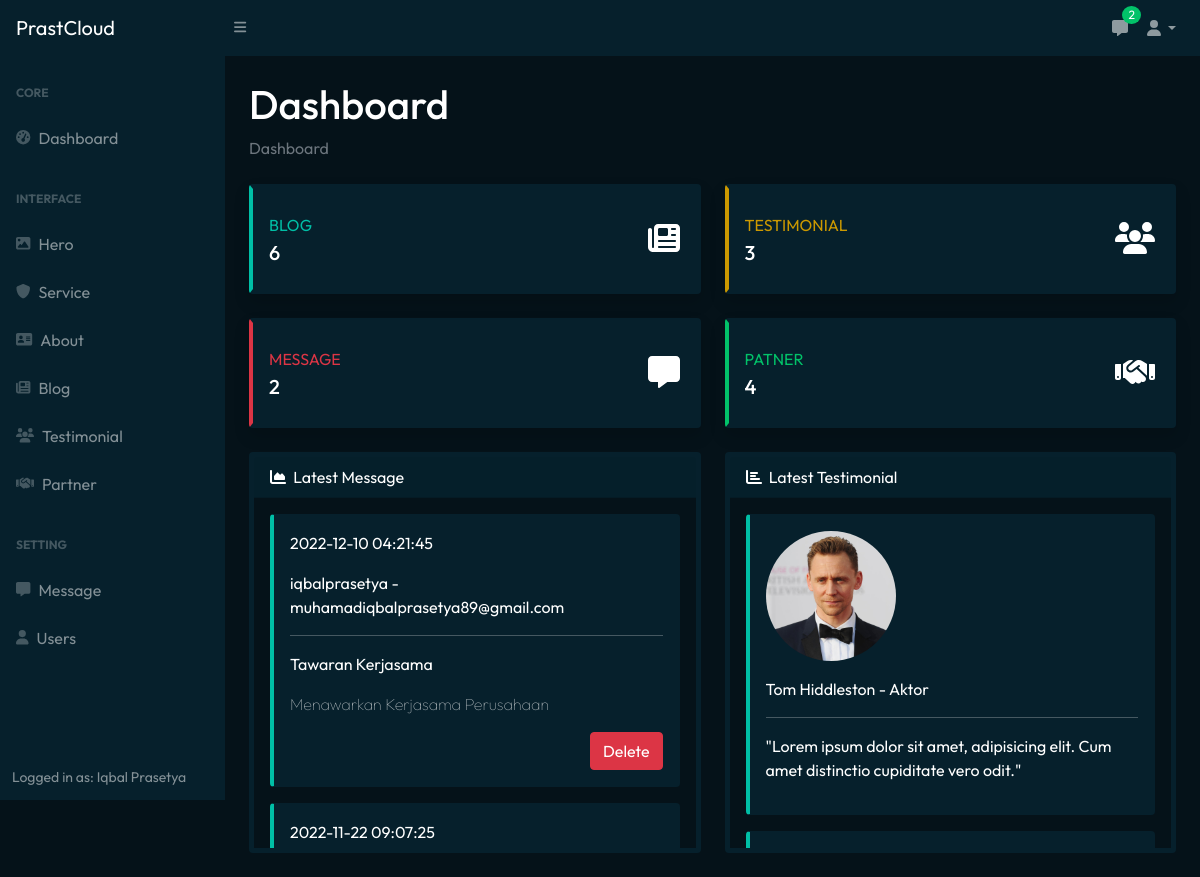
Screenshot of /admin.php (signed in) with the database file from the repository.
### tables this page shows
CREATE TABLE `user` (
  `id_login` int(255) NOT NULL,
  `user_date` datetime DEFAULT NULL,
  `user_username` varchar(255) NOT NULL,
  `user_password` varchar(255) NOT NULL,
  `fullname` varchar(255) NOT NULL,
  `phone` varchar(255) NOT NULL,
  `email` varchar(255) NOT NULL,
  `address` text NOT NULL,
  `user_twitter` varchar(255) NOT NULL,
  `user_fb` varchar(255) NOT NULL,
  `user_ig` varchar(255) NOT NULL,
  `profile_image` varchar(255) NOT NULL
);

CREATE TABLE `messages` (
  `id` int(225) NOT NULL,
  `messages_date` varchar(225) NOT NULL,
  `messages_nama` varchar(225) NOT NULL,
  `messages_email` varchar(225) NOT NULL,
  `messages_subjek` varchar(225) NOT NULL,
  `messages_text` text NOT NULL
);

CREATE TABLE `testi` (
  `id` int(225) NOT NULL,
  `testi_name` varchar(225) NOT NULL,
  `testi_profession` varchar(225) NOT NULL,
  `testi_text` text NOT NULL,
  `testi_image` varchar(225) NOT NULL
);

### page/admin/dashboard.php (the view, shortened to what this page needs)
<h1 class="mt-4">Dashboard</h1>
<ol class="breadcrumb mb-4">
    <li class="breadcrumb-item active">Dashboard</li>
</ol>
<div class="row">
    <div class="col-xl-6 col-md-6 mb-4">
        <div class="card border-left-primary shadow h-100 py-2">
            <a href="admin.php?page=blog" class="text-decoration-none text-white">
                <div class="card-body">
                    <div class="row no-gutters align-items-center">
                        <div class="col mr-2">
                            <div class="text-xs font-weight-bold text-primary text-uppercase mb-1">
                                Blog</div>
                            <div class="h5 mb-0 font-weight-bold text-gray-800">
                                <?php
                                include 'koneksi.php';
                                $data_barang = mysqli_query($koneksi2, "SELECT * FROM blog");
                                $jumlah_barang = mysqli_num_rows($data_barang);
                                echo $jumlah_barang;
                                ?>
                            </div>
                        </div>
                        <div class="col-auto">
                            <i class="fas fa-newspaper fa-2x text-gray-300"></i>
                        </div>
                    </div>
                </div>
            </a>
        </div>
    </div>
    <div class="col-xl-6 col-md-6 mb-4">
        <div class="card border-left-warning shadow h-100 py-2">
            <a href="admin.php?page=testi" class="text-decoration-none text-white">
                <div class="card-body">
                    <div class="row no-gutters align-items-center">
                        <div class="col mr-2">
                            <div class="text-xs font-weight-bold text-warning text-uppercase mb-1">
                                Testimonial</div>
                            <div class="h5 mb-0 font-weight-bold text-gray-800">
                                <?php
                                include 'koneksi.php';
                                $data_barang = mysqli_query($koneksi2, "SELECT * FROM testi");
                                $jumlah_barang = mysqli_num_rows($data_barang);
                                echo $jumlah_barang;
                                ?>
                            </div>
                        </div>
                        <div class="col-auto">
                            <i class="fas fa-users fa-2x text-gray-300"></i>
                        </div>
                    </div>
                </div>
            </a>
        </div>
    </div>
    <div class="col-xl-6 col-md-6 mb-4">
        <div class="card border-left-danger shadow h-100 py-2">
            <a href="admin.php?page=message" class="text-decoration-none text-white">
                <div class="card-body">
                    <div class="row no-gutters align-items-center">
                        <div class="col mr-2">
                            <div class="text-xs font-weight-bold text-danger text-uppercase mb-1">
                                Message</div>
                            <div class="h5 mb-0 font-weight-bold text-gray-800">
                                <?php
                                include 'koneksi.php';
                                $data_barang = mysqli_query($koneksi2, "SELECT * FROM messages");
                                $jumlah_barang = mysqli_num_rows($data_barang);
                                echo $jumlah_barang;
                                ?>
                            </div>
                        </div>
                        <div class="col-auto">
                            <i class="fas fa-message fa-2x text-gray-300"></i>
                        </div>
                    </div>
                </div>
            </a>
        </div>
    </div>
    <div class="col-xl-6 col-md-6 mb-4">
        <div class="card border-left-success shadow h-100 py-2">
            <a href="admin.php?page=partner" class="text-decoration-none text-white">
                <div class="card-body">
                    <div class="row no-gutters align-items-center">
                        <div class="col mr-2">
                            <div class="text-xs font-weight-bold text-success text-uppercase mb-1">
                                Patner</div>
                            <div class="h5 mb-0 font-weight-bold text-gray-800">
                                <?php
                                include 'koneksi.php';
                                $data_barang = mysqli_query($koneksi2, "SELECT * FROM partners");
                                $jumlah_barang = mysqli_num_rows($data_barang);
                                echo $jumlah_barang;
                                ?>
                            </div>
                        </div>
                        <div class="col-auto">
                            <i class="fas fa-handshake fa-2x text-gray-300"></i>
                        </div>
                    </div>
                </div>
            </a>
        </div>
    </div>
</div>
<div class="row">
    <div class="col-xl-6">
        <div class="card mb-4">
            <div class="card-header">
                <i class="fas fa-chart-area me-1"></i>
                Latest Message
            </div>
            <div class="card-body overflow-auto" style="height: 350px; background-color: #051219;">
                <?php
                $query = "SELECT * FROM messages ORDER BY id DESC";
                $result = mysqli_query($koneksi2, $query);
                while ($row = mysqli_fetch_assoc($result)) {
                ?>
                    <div class="alert-bal border-left-primary alert" role="alert">
                        <p><?php echo $row['messages_date']; ?></p>
                        <p class="alert-heading"><?php echo $row['messages_nama']; ?> - <?php echo $row['messages_email']; ?></p>
                        <hr>
                        <p><?php echo $row['messages_subjek']; ?></p>
                        <p class="fw-lighter" style="opacity: 0.7;"><?php echo $row['messages_text']; ?></p>
                        <div class="text-end">
                            <a href="proses.php?aksi=delete-messages&id=<?php echo $row['id']; ?>" class="btn btn-danger" onclick="return confirm('Anda yakin akan menghapus data ini?')">Delete</a>
                        </div>
                    </div>
                <?php
                }
                ?>
            </div>
        </div>
    </div>
    <div class="col-xl-6">
        <div class="card mb-4">
            <div class="card-header">
                <i class="fas fa-chart-bar me-1"></i>
                Latest Testimonial
            </div>
            <div class="card-body overflow-auto" style="height: 350px; background-color: #051219;">
                <?php
                $query = "SELECT * FROM testi ORDER BY id DESC";
                $result = mysqli_query($koneksi2, $query);
                while ($row = mysqli_fetch_assoc($result)) {
                ?>
                    <div class="alert-bal border-left-primary alert" role="alert">
                        <img class="rounded-circle mb-3" src="assets/img/testi/<?php echo $row['testi_image']; ?>" alt="" width="130" height="130">
                        <p class="alert-heading"><?php echo $row['testi_name']; ?> - <?php echo $row['testi_profession']; ?></p>
                        <hr>
                        <p><?php echo $row['testi_text']; ?></p>
                    </div>
                <?php
                }
                ?>
            </div>
        </div>
    </div>
</div>

### admin.php (shortened to what this page needs)
<!DOCTYPE html>
<html lang="en">
<head>
  <link href="https://cdn.jsdelivr.net/npm/simple-datatables@latest/dist/style.css" rel="stylesheet" />
</head>
<body class="sb-nav-fixed">
  <nav class="sb-topnav navbar navbar-expand navbar-dark">
    <a class="navbar-brand ps-3" href="admin.php">PrastCloud</a>
    <button class="btn btn-link btn-sm order-1 order-lg-0 me-4 me-lg-0" id="sidebarToggle" href="#!"><i class="fas fa-bars"></i></button>
    <ul class="navbar-nav ms-auto me-0 me-md-3 my-2 my-md-0">
      <li class="nav-item dropdown">
        <a class="nav-link nav-icon" href="admin.php?page=message">
          <i class="fas fa-message"></i>
          <span class="badge bg-success badge-number">
            <?php
            include 'koneksi.php';
            $data_barang = mysqli_query($koneksi2, "SELECT * FROM messages");
            $jumlah_barang = mysqli_num_rows($data_barang);
            echo $jumlah_barang;
            ?>
          </span>
        </a>
      </li>
      <li class="nav-item dropdown">
        <a class="nav-link dropdown-toggle" id="navbarDropdown" href="#" role="button" data-bs-toggle="dropdown" aria-expanded="false"><i class="fas fa-user fa-fw"></i></a>
      </li>
    </ul>
  </nav>
  <div id="layoutSidenav">
    <div id="layoutSidenav_nav">
      <nav class="sb-sidenav accordion sb-sidenav-dark" id="sidenavAccordion">
        <div class="sb-sidenav-menu">
          <div class="nav">
            <div class="sb-sidenav-menu-heading">
              Core
            </div>
            <a class="nav-link" href="admin.php?page=dashboard">
              <div class="sb-nav-link-icon">
                <i class="fas fa-tachometer-alt"></i>
              </div>
              Dashboard
            </a>
            <div class="sb-sidenav-menu-heading">
              Interface
            </div>
            <a class="nav-link" href="admin.php?page=hero">
              <div class="sb-nav-link-icon">
                <i class="fas fa-image"></i>
              </div>
              Hero
            </a>
            <a class="nav-link" href="admin.php?page=service">
              <div class="sb-nav-link-icon">
                <i class="fas fa-shield"></i>
              </div>
              Service
            </a>
            <a class="nav-link" href="admin.php?page=about">
              <div class="sb-nav-link-icon">
                <i class="fas fa-contact-card"></i>
              </div>
              About
            </a>
            <a class="nav-link" href="admin.php?page=blog">
              <div class="sb-nav-link-icon">
                <i class="fas fa-newspaper"></i>
              </div>
              Blog
            </a>
            <a class="nav-link" href="admin.php?page=testi">
              <div class="sb-nav-link-icon">
                <i class="fas fa-users"></i>
              </div>
              Testimonial
            </a>
            <a class="nav-link" href="admin.php?page=partner">
              <div class="sb-nav-link-icon">
                <i class="fas fa-handshake"></i>
              </div>
              Partner
            </a>
            <div class="sb-sidenav-menu-heading">
              Setting
            </div>
            <a class="nav-link" href="admin.php?page=message">
              <div class="sb-nav-link-icon">
                <i class="fas fa-message"></i>
              </div>
              Message
            </a>
            <a class="nav-link" href="admin.php?page=user">
              <div class="sb-nav-link-icon">
                <i class="fas fa-user"></i>
              </div>
              Users
            </a>
          </div>
        </div>
        <div class="sb-sidenav-footer">
          <?php
          $query = "SELECT * FROM user ORDER BY id_login ASC LIMIT 1";
          $result = mysqli_query($koneksi2, $query);
          $row = mysqli_fetch_assoc($result)
          ?>
          <div class="small">
            Logged in as: <?php echo $row['fullname']; ?>
          </div>
        </div>
      </nav>
    </div>
    <div id="layoutSidenav_content">
      <main>
        <div class="container-fluid px-4 text-white">
          <?php include "page/admin/config.php"; ?>
        </div>
      </main>
    </div>
  </div>
</body>
</html>

### admin.php (style rules this page uses)
body { background-color: #051219; }
.navbar { background-color: #06202c; }
.card { background-color: #06202c; color: #fff; }
.badge-number { position: absolute !important; inset: -2px -5px auto auto !important; font-weight: normal !important; font-size: 12px !important; border-radius: 50% !important; padding: 3px 6px !important; }

### rows the page displays
user: fullname "Iqbal Prasetya"
messages: messages_date "2022-12-10 04:21:45", messages_nama "iqbalprasetya", messages_email "muhamadiqbalprasetya89@gmail.com", messages_subjek "Tawaran Kerjasama", messages_text "Menawarkan Kerjasama Perusahaan"
messages: messages_date "2022-11-22 09:07:25"
testi: testi_image (picture), testi_name "Tom Hiddleston", testi_profession "Aktor", testi_text "\"Lorem ipsum dolor sit amet, adipisicing elit. Cum amet distinctio cupiditate vero odit.\""

### other values shown
$jumlah_barang "2"
$jumlah_barang "6"
$jumlah_barang "3"
$jumlah_barang "4"
